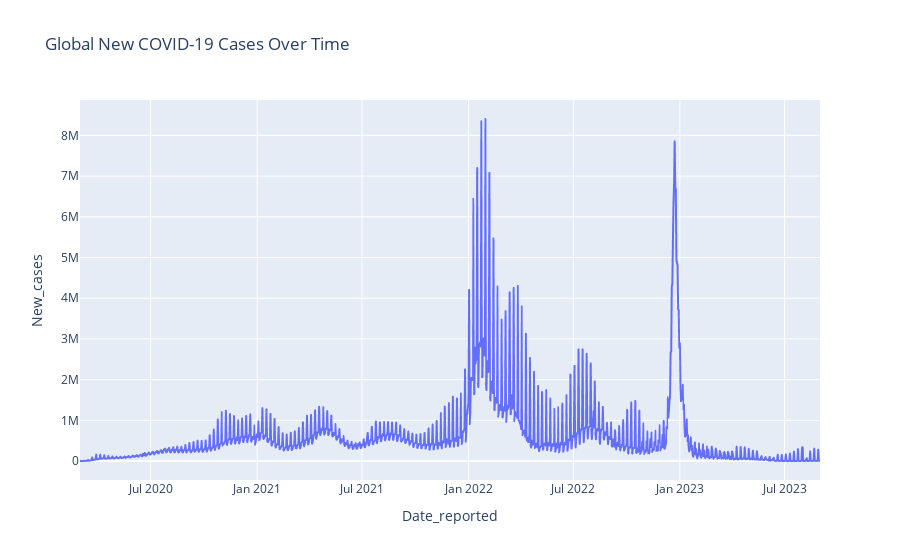
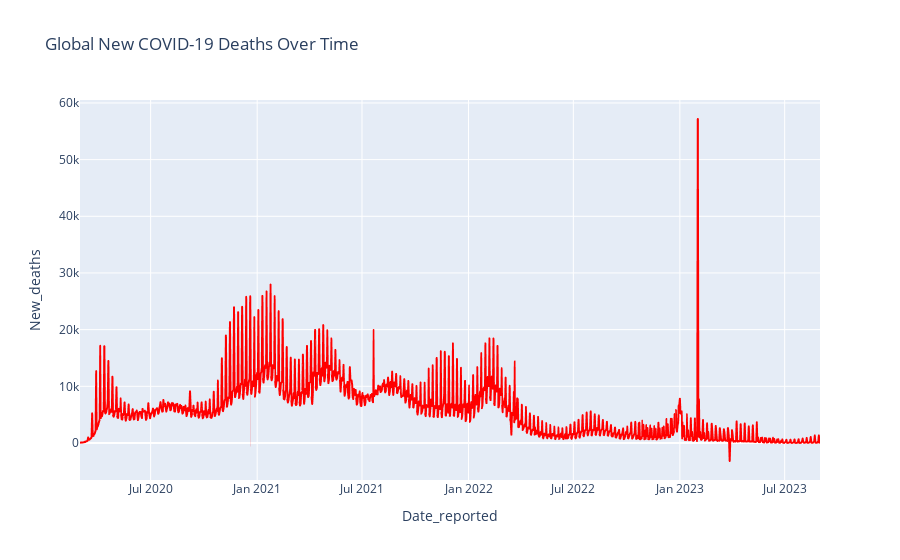
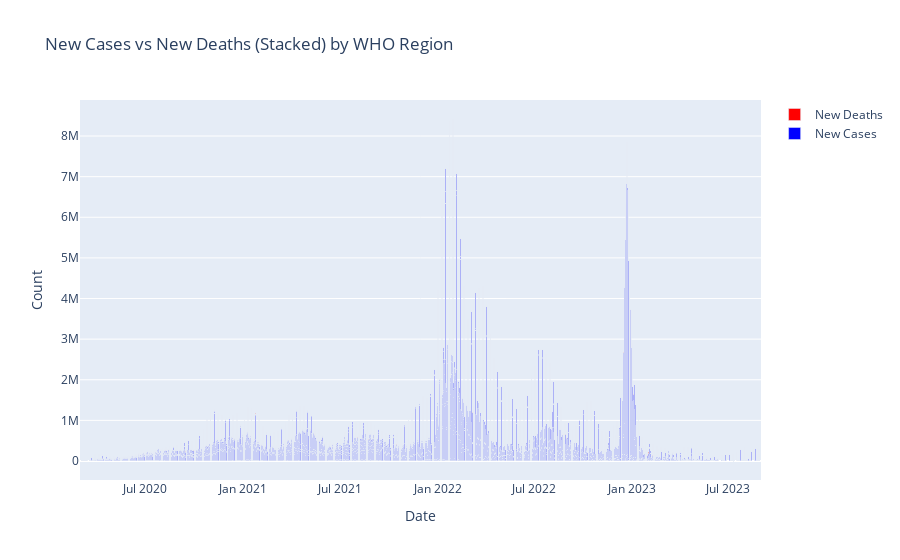

The notebook cell saved with these charts, in order:
### Markdown cell above
###  About Plotly

**Plotly** is a powerful, open-source Python library that allows us to create **interactive and publication-quality visualizations**—like line plots, bar charts, heatmaps, and more—right inside our notebooks. It enables users to **zoom, hover, and explore data dynamically**, making data storytelling both engaging and intuitive.

### Code cell
import pandas as pd
import plotly.express as px
import plotly.graph_objects as go



# ---- 1. Line Chart: Global New Cases Over Time ----
fig_cases = px.line(
    df_covid_trimmed.groupby('Date_reported', as_index=False).sum(),
    x="Date_reported",
    y="New_cases",
    title="Global New COVID-19 Cases Over Time"
)

# ---- 2. Line Chart: Global New Deaths Over Time ----
fig_deaths = px.line(
    df_covid_trimmed.groupby('Date_reported', as_index=False).sum(),
    x="Date_reported",
    y="New_deaths",
    title="Global New COVID-19 Deaths Over Time",
    color_discrete_sequence=["red"]
)

# ---- 3. Stacked Bar Chart: New Cases vs New Deaths grouped by WHO Region ----
region_grouped = df_covid_trimmed.groupby(['Date_reported', 'WHO_region'], as_index=False)[['New_cases', 'New_deaths']].sum()

fig_stacked = go.Figure()
fig_stacked.add_trace(go.Bar(
    x=region_grouped["Date_reported"],
    y=region_grouped["New_cases"],
    name="New Cases",
    marker_color="blue"
))
fig_stacked.add_trace(go.Bar(
    x=region_grouped["Date_reported"],
    y=region_grouped["New_deaths"],
    name="New Deaths",
    marker_color="red"
))

fig_stacked.update_layout(
    barmode="stack",
    title="New Cases vs New Deaths (Stacked) by WHO Region",
    xaxis_title="Date",
    yaxis_title="Count",
)

# ---- 4. Choropleth Map: Total Cases by Country ----
country_grouped = df_covid_trimmed.groupby('Country', as_index=False)['Cumulative_cases'].max()

fig_map = px.choropleth(
    country_grouped,
    locations="Country",
    locationmode="country names",
    color="Cumulative_cases",
    hover_name="Country",
    color_continuous_scale="Viridis",
    title="Global Distribution of Total COVID-19 Cases"
)

# ---- Display all interactive charts ----
fig_cases.show()
fig_deaths.show()
fig_stacked.show()
fig_map.show()

### Figure 1 — Plotly figure (JSON) as saved in the notebook; plotly's stock layout.template omitted (floating-point values rounded to 4 significant figures; data arrays with more than 128 entries replaced by an {"elided": "..."} marker saying what was removed)
{"data": [{"hovertemplate": "Date_reported=%{x}<br>New_cases=%{y}<extra></extra>", "legendgroup": "", "line": {"color": "#636efa", "dash": "solid"}, "marker": {"symbol": "circle"}, "mode": "lines", "name": "", "showlegend": false, "type": "scattergl", "x": {"elided": "1279 str values"}, "xaxis": "x", "y": {"elided": "1279 int values"}, "yaxis": "y"}], "layout": {"legend": {"tracegroupgap": 0}, "title": {"text": "Global New COVID-19 Cases Over Time"}, "xaxis": {"anchor": "y", "domain": [0, 1], "title": {"text": "Date_reported"}}, "yaxis": {"anchor": "x", "domain": [0, 1], "title": {"text": "New_cases"}}}}

### Figure 2 — Plotly figure (JSON) as saved in the notebook; plotly's stock layout.template omitted (floating-point values rounded to 4 significant figures; data arrays with more than 128 entries replaced by an {"elided": "..."} marker saying what was removed)
{"data": [{"hovertemplate": "Date_reported=%{x}<br>New_deaths=%{y}<extra></extra>", "legendgroup": "", "line": {"color": "red", "dash": "solid"}, "marker": {"symbol": "circle"}, "mode": "lines", "name": "", "showlegend": false, "type": "scattergl", "x": {"elided": "1279 str values"}, "xaxis": "x", "y": {"elided": "1279 int values"}, "yaxis": "y"}], "layout": {"legend": {"tracegroupgap": 0}, "title": {"text": "Global New COVID-19 Deaths Over Time"}, "xaxis": {"anchor": "y", "domain": [0, 1], "title": {"text": "Date_reported"}}, "yaxis": {"anchor": "x", "domain": [0, 1], "title": {"text": "New_deaths"}}}}

### Figure 3 — Plotly figure (JSON) as saved in the notebook; plotly's stock layout.template omitted (floating-point values rounded to 4 significant figures; data arrays with more than 128 entries replaced by an {"elided": "..."} marker saying what was removed)
{"data": [{"marker": {"color": "blue"}, "name": "New Cases", "type": "bar", "x": {"elided": "8953 str values"}, "y": {"elided": "8953 int values"}}, {"marker": {"color": "red"}, "name": "New Deaths", "type": "bar", "x": {"elided": "8953 str values"}, "y": {"elided": "8953 int values"}}], "layout": {"barmode": "stack", "title": {"text": "New Cases vs New Deaths (Stacked) by WHO Region"}, "xaxis": {"title": {"text": "Date"}}, "yaxis": {"title": {"text": "Count"}}}}
